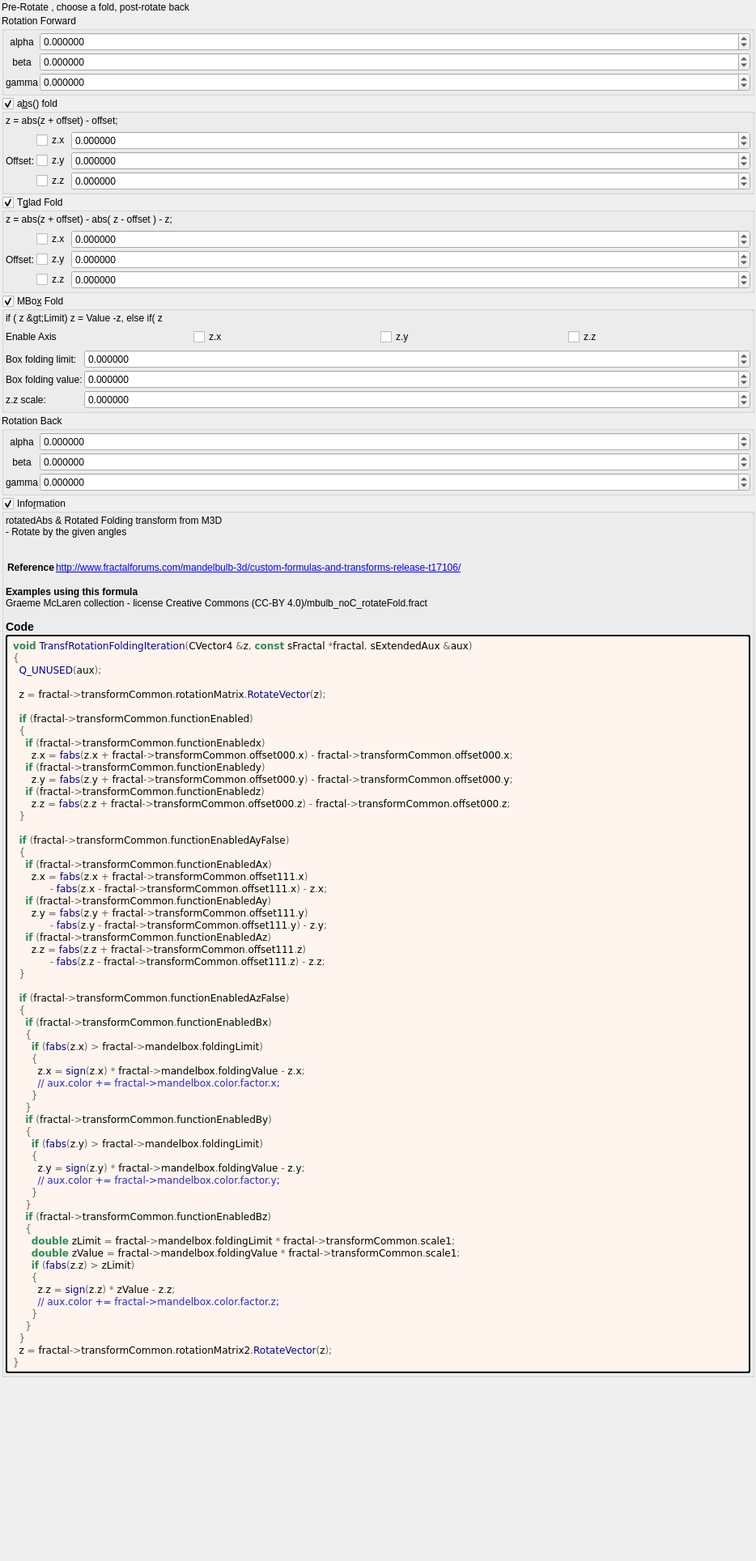
<?xml version="1.0" encoding="UTF-8"?>
<ui version="4.0">
 <class>transf_rotation_folding</class>
 <widget class="QWidget" name="Form">
  <property name="geometry">
   <rect>
    <x>0</x>
    <y>0</y>
    <width>934</width>
    <height>1928</height>
   </rect>
  </property>
  <property name="windowTitle">
   <string notr="true">transf_rotation_folding</string>
  </property>
  <layout class="QVBoxLayout" name="verticalLayout">
   <property name="spacing">
    <number>2</number>
   </property>
   <property name="leftMargin">
    <number>2</number>
   </property>
   <property name="topMargin">
    <number>2</number>
   </property>
   <property name="rightMargin">
    <number>2</number>
   </property>
   <property name="bottomMargin">
    <number>2</number>
   </property>
   <item>
    <widget class="QLabel" name="label_167">
     <property name="text">
      <string>Pre-Rotate , choose a fold, post-rotate back</string>
     </property>
    </widget>
   </item>
   <item>
    <widget class="QGroupBox" name="groupBox">
     <property name="title">
      <string>Rotation Forward</string>
     </property>
     <layout class="QVBoxLayout" name="verticalLayout_3">
      <property name="leftMargin">
       <number>2</number>
      </property>
      <property name="topMargin">
       <number>2</number>
      </property>
      <property name="rightMargin">
       <number>2</number>
      </property>
      <property name="bottomMargin">
       <number>2</number>
      </property>
      <item>
       <layout class="QGridLayout" name="gridLayout_2" columnstretch="0,1">
        <property name="spacing">
         <number>2</number>
        </property>
        <item row="2" column="1">
         <widget class="MyDoubleSpinBox" name="spinboxd3_transf_rotation_z">
          <property name="sizePolicy">
           <sizepolicy hsizetype="Minimum" vsizetype="Maximum">
            <horstretch>0</horstretch>
            <verstretch>0</verstretch>
           </sizepolicy>
          </property>
          <property name="prefix">
           <string/>
          </property>
          <property name="suffix">
           <string/>
          </property>
          <property name="decimals">
           <number>6</number>
          </property>
          <property name="minimum">
           <double>-180.000000000000000</double>
          </property>
          <property name="maximum">
           <double>180.000000000000000</double>
          </property>
          <property name="singleStep">
           <double>1.000000000000000</double>
          </property>
         </widget>
        </item>
        <item row="0" column="1">
         <widget class="MyDoubleSpinBox" name="spinboxd3_transf_rotation_x">
          <property name="sizePolicy">
           <sizepolicy hsizetype="Minimum" vsizetype="Maximum">
            <horstretch>0</horstretch>
            <verstretch>0</verstretch>
           </sizepolicy>
          </property>
          <property name="prefix">
           <string/>
          </property>
          <property name="suffix">
           <string/>
          </property>
          <property name="decimals">
           <number>6</number>
          </property>
          <property name="minimum">
           <double>-180.000000000000000</double>
          </property>
          <property name="maximum">
           <double>180.000000000000000</double>
          </property>
          <property name="singleStep">
           <double>1.000000000000000</double>
          </property>
         </widget>
        </item>
        <item row="0" column="0">
         <widget class="QLabel" name="label_13">
          <property name="text">
           <string notr="true">alpha</string>
          </property>
          <property name="alignment">
           <set>Qt::AlignCenter</set>
          </property>
         </widget>
        </item>
        <item row="1" column="1">
         <widget class="MyDoubleSpinBox" name="spinboxd3_transf_rotation_y">
          <property name="sizePolicy">
           <sizepolicy hsizetype="Minimum" vsizetype="Maximum">
            <horstretch>0</horstretch>
            <verstretch>0</verstretch>
           </sizepolicy>
          </property>
          <property name="prefix">
           <string/>
          </property>
          <property name="suffix">
           <string/>
          </property>
          <property name="decimals">
           <number>6</number>
          </property>
          <property name="minimum">
           <double>-180.000000000000000</double>
          </property>
          <property name="maximum">
           <double>180.000000000000000</double>
          </property>
          <property name="singleStep">
           <double>1.000000000000000</double>
          </property>
         </widget>
        </item>
        <item row="2" column="0">
         <widget class="QLabel" name="label_15">
          <property name="text">
           <string notr="true">gamma</string>
          </property>
          <property name="alignment">
           <set>Qt::AlignCenter</set>
          </property>
         </widget>
        </item>
        <item row="1" column="0">
         <widget class="QLabel" name="label_14">
          <property name="text">
           <string notr="true">beta</string>
          </property>
          <property name="alignment">
           <set>Qt::AlignCenter</set>
          </property>
         </widget>
        </item>
       </layout>
      </item>
     </layout>
    </widget>
   </item>
   <item>
    <widget class="MyGroupBox" name="groupCheck_transf_function_enabled">
     <property name="title">
      <string>a&amp;bs() fold</string>
     </property>
     <property name="checkable">
      <bool>true</bool>
     </property>
     <layout class="QVBoxLayout" name="verticalLayout_4">
      <property name="leftMargin">
       <number>2</number>
      </property>
      <property name="topMargin">
       <number>2</number>
      </property>
      <property name="rightMargin">
       <number>2</number>
      </property>
      <property name="bottomMargin">
       <number>2</number>
      </property>
      <item>
       <widget class="QLabel" name="label_171">
        <property name="text">
         <string>z = abs(z + offset) - offset;</string>
        </property>
       </widget>
      </item>
      <item>
       <layout class="QGridLayout" name="gridLayout_44" columnstretch="0,0,1">
        <property name="spacing">
         <number>2</number>
        </property>
        <item row="2" column="2">
         <widget class="MyDoubleSpinBox" name="spinbox3_transf_offset_000_z">
          <property name="sizePolicy">
           <sizepolicy hsizetype="Minimum" vsizetype="Maximum">
            <horstretch>0</horstretch>
            <verstretch>0</verstretch>
           </sizepolicy>
          </property>
          <property name="prefix">
           <string/>
          </property>
          <property name="suffix">
           <string/>
          </property>
          <property name="decimals">
           <number>6</number>
          </property>
          <property name="minimum">
           <double>-180.000000000000000</double>
          </property>
          <property name="maximum">
           <double>180.000000000000000</double>
          </property>
          <property name="singleStep">
           <double>0.100000000000000</double>
          </property>
         </widget>
        </item>
        <item row="1" column="0">
         <widget class="QLabel" name="label_166">
          <property name="text">
           <string>Offset:</string>
          </property>
         </widget>
        </item>
        <item row="2" column="1">
         <widget class="MyCheckBox" name="checkBox_transf_function_enabledz">
          <property name="text">
           <string notr="true">z.z</string>
          </property>
         </widget>
        </item>
        <item row="1" column="2">
         <widget class="MyDoubleSpinBox" name="spinbox3_transf_offset_000_y">
          <property name="sizePolicy">
           <sizepolicy hsizetype="Minimum" vsizetype="Maximum">
            <horstretch>0</horstretch>
            <verstretch>0</verstretch>
           </sizepolicy>
          </property>
          <property name="prefix">
           <string/>
          </property>
          <property name="suffix">
           <string/>
          </property>
          <property name="decimals">
           <number>6</number>
          </property>
          <property name="minimum">
           <double>-180.000000000000000</double>
          </property>
          <property name="maximum">
           <double>180.000000000000000</double>
          </property>
          <property name="singleStep">
           <double>0.100000000000000</double>
          </property>
         </widget>
        </item>
        <item row="0" column="1">
         <widget class="MyCheckBox" name="checkBox_transf_function_enabledx">
          <property name="text">
           <string notr="true">z.x</string>
          </property>
         </widget>
        </item>
        <item row="1" column="1">
         <widget class="MyCheckBox" name="checkBox_transf_function_enabledy">
          <property name="text">
           <string notr="true">z.y</string>
          </property>
         </widget>
        </item>
        <item row="0" column="2">
         <widget class="MyDoubleSpinBox" name="spinbox3_transf_offset_000_x">
          <property name="sizePolicy">
           <sizepolicy hsizetype="Minimum" vsizetype="Maximum">
            <horstretch>0</horstretch>
            <verstretch>0</verstretch>
           </sizepolicy>
          </property>
          <property name="prefix">
           <string/>
          </property>
          <property name="suffix">
           <string/>
          </property>
          <property name="decimals">
           <number>6</number>
          </property>
          <property name="minimum">
           <double>-180.000000000000000</double>
          </property>
          <property name="maximum">
           <double>180.000000000000000</double>
          </property>
          <property name="singleStep">
           <double>0.100000000000000</double>
          </property>
         </widget>
        </item>
       </layout>
      </item>
     </layout>
    </widget>
   </item>
   <item>
    <widget class="MyGroupBox" name="groupCheck_transf_function_enabledAy_false">
     <property name="title">
      <string>T&amp;glad Fold</string>
     </property>
     <property name="checkable">
      <bool>true</bool>
     </property>
     <layout class="QVBoxLayout" name="verticalLayout_5">
      <property name="leftMargin">
       <number>2</number>
      </property>
      <property name="topMargin">
       <number>2</number>
      </property>
      <property name="rightMargin">
       <number>2</number>
      </property>
      <property name="bottomMargin">
       <number>2</number>
      </property>
      <item>
       <widget class="QLabel" name="label_173">
        <property name="text">
         <string>z = abs(z + offset) - abs( z - offset ) - z;</string>
        </property>
       </widget>
      </item>
      <item>
       <layout class="QGridLayout" name="gridLayout_46" columnstretch="0,0,1">
        <property name="spacing">
         <number>2</number>
        </property>
        <item row="1" column="1">
         <widget class="MyCheckBox" name="checkBox_transf_function_enabledAy">
          <property name="text">
           <string notr="true">z.y</string>
          </property>
         </widget>
        </item>
        <item row="0" column="1">
         <widget class="MyCheckBox" name="checkBox_transf_function_enabledAx">
          <property name="text">
           <string notr="true">z.x</string>
          </property>
         </widget>
        </item>
        <item row="2" column="1">
         <widget class="MyCheckBox" name="checkBox_transf_function_enabledAz">
          <property name="text">
           <string notr="true">z.z</string>
          </property>
         </widget>
        </item>
        <item row="2" column="2">
         <widget class="MyDoubleSpinBox" name="spinbox3_transf_offset_111_z">
          <property name="sizePolicy">
           <sizepolicy hsizetype="Minimum" vsizetype="Maximum">
            <horstretch>0</horstretch>
            <verstretch>0</verstretch>
           </sizepolicy>
          </property>
          <property name="prefix">
           <string/>
          </property>
          <property name="suffix">
           <string/>
          </property>
          <property name="decimals">
           <number>6</number>
          </property>
          <property name="minimum">
           <double>-180.000000000000000</double>
          </property>
          <property name="maximum">
           <double>180.000000000000000</double>
          </property>
          <property name="singleStep">
           <double>0.100000000000000</double>
          </property>
         </widget>
        </item>
        <item row="1" column="2">
         <widget class="MyDoubleSpinBox" name="spinbox3_transf_offset_111_y">
          <property name="sizePolicy">
           <sizepolicy hsizetype="Minimum" vsizetype="Maximum">
            <horstretch>0</horstretch>
            <verstretch>0</verstretch>
           </sizepolicy>
          </property>
          <property name="prefix">
           <string/>
          </property>
          <property name="suffix">
           <string/>
          </property>
          <property name="decimals">
           <number>6</number>
          </property>
          <property name="minimum">
           <double>-180.000000000000000</double>
          </property>
          <property name="maximum">
           <double>180.000000000000000</double>
          </property>
          <property name="singleStep">
           <double>0.100000000000000</double>
          </property>
         </widget>
        </item>
        <item row="1" column="0">
         <widget class="QLabel" name="label_169">
          <property name="text">
           <string>Offset:</string>
          </property>
         </widget>
        </item>
        <item row="0" column="2">
         <widget class="MyDoubleSpinBox" name="spinbox3_transf_offset_111_x">
          <property name="sizePolicy">
           <sizepolicy hsizetype="Minimum" vsizetype="Maximum">
            <horstretch>0</horstretch>
            <verstretch>0</verstretch>
           </sizepolicy>
          </property>
          <property name="prefix">
           <string/>
          </property>
          <property name="suffix">
           <string/>
          </property>
          <property name="decimals">
           <number>6</number>
          </property>
          <property name="minimum">
           <double>-180.000000000000000</double>
          </property>
          <property name="maximum">
           <double>180.000000000000000</double>
          </property>
          <property name="singleStep">
           <double>0.100000000000000</double>
          </property>
         </widget>
        </item>
       </layout>
      </item>
     </layout>
    </widget>
   </item>
   <item>
    <widget class="MyGroupBox" name="groupCheck_transf_function_enabledAz_false">
     <property name="title">
      <string>MBo&amp;x Fold</string>
     </property>
     <property name="checkable">
      <bool>true</bool>
     </property>
     <layout class="QVBoxLayout" name="verticalLayout_6">
      <property name="leftMargin">
       <number>2</number>
      </property>
      <property name="topMargin">
       <number>2</number>
      </property>
      <property name="rightMargin">
       <number>2</number>
      </property>
      <property name="bottomMargin">
       <number>2</number>
      </property>
      <item>
       <widget class="QLabel" name="label_8">
        <property name="text">
         <string>if ( z &gt;Limit) z = Value -z, else if( z &lt;Limit) z = - Value - z,</string>
        </property>
        <property name="wordWrap">
         <bool>true</bool>
        </property>
       </widget>
      </item>
      <item>
       <layout class="QGridLayout" name="gridLayout">
        <item row="1" column="1">
         <widget class="MyCheckBox" name="checkBox_transf_function_enabledBx">
          <property name="text">
           <string notr="true">z.x</string>
          </property>
         </widget>
        </item>
        <item row="1" column="0">
         <widget class="QLabel" name="label_170">
          <property name="text">
           <string>Enable Axis</string>
          </property>
         </widget>
        </item>
        <item row="1" column="3">
         <widget class="MyCheckBox" name="checkBox_transf_function_enabledBz">
          <property name="text">
           <string notr="true">z.z</string>
          </property>
         </widget>
        </item>
        <item row="1" column="2">
         <widget class="MyCheckBox" name="checkBox_transf_function_enabledBy">
          <property name="text">
           <string notr="true">z.y</string>
          </property>
         </widget>
        </item>
       </layout>
      </item>
      <item>
       <layout class="QGridLayout" name="gridLayout_12" columnstretch="0,1">
        <property name="spacing">
         <number>2</number>
        </property>
        <item row="1" column="1">
         <widget class="MyDoubleSpinBox" name="spinbox_mandelbox_folding_value">
          <property name="sizePolicy">
           <sizepolicy hsizetype="Minimum" vsizetype="Maximum">
            <horstretch>0</horstretch>
            <verstretch>0</verstretch>
           </sizepolicy>
          </property>
          <property name="prefix">
           <string/>
          </property>
          <property name="suffix">
           <string/>
          </property>
          <property name="decimals">
           <number>6</number>
          </property>
          <property name="minimum">
           <double>-100.000000000000000</double>
          </property>
          <property name="maximum">
           <double>100.000000000000000</double>
          </property>
          <property name="singleStep">
           <double>0.100000000000000</double>
          </property>
         </widget>
        </item>
        <item row="0" column="1">
         <widget class="MyDoubleSpinBox" name="spinbox_mandelbox_folding_limit">
          <property name="sizePolicy">
           <sizepolicy hsizetype="Minimum" vsizetype="Maximum">
            <horstretch>0</horstretch>
            <verstretch>0</verstretch>
           </sizepolicy>
          </property>
          <property name="prefix">
           <string/>
          </property>
          <property name="suffix">
           <string/>
          </property>
          <property name="decimals">
           <number>6</number>
          </property>
          <property name="minimum">
           <double>-100.000000000000000</double>
          </property>
          <property name="maximum">
           <double>100.000000000000000</double>
          </property>
          <property name="singleStep">
           <double>0.100000000000000</double>
          </property>
         </widget>
        </item>
        <item row="1" column="0">
         <widget class="QLabel" name="label_46">
          <property name="text">
           <string>Box folding value:</string>
          </property>
         </widget>
        </item>
        <item row="0" column="0">
         <widget class="QLabel" name="label_47">
          <property name="text">
           <string>Box folding limit:</string>
          </property>
         </widget>
        </item>
        <item row="2" column="1">
         <widget class="MyDoubleSpinBox" name="spinbox_transf_scale_1">
          <property name="sizePolicy">
           <sizepolicy hsizetype="Minimum" vsizetype="Maximum">
            <horstretch>0</horstretch>
            <verstretch>0</verstretch>
           </sizepolicy>
          </property>
          <property name="prefix">
           <string/>
          </property>
          <property name="suffix">
           <string/>
          </property>
          <property name="decimals">
           <number>6</number>
          </property>
          <property name="minimum">
           <double>-9.990000000000000</double>
          </property>
          <property name="maximum">
           <double>9.990000000000000</double>
          </property>
          <property name="singleStep">
           <double>0.100000000000000</double>
          </property>
         </widget>
        </item>
        <item row="2" column="0">
         <widget class="QLabel" name="label_172">
          <property name="text">
           <string>z.z scale:</string>
          </property>
         </widget>
        </item>
       </layout>
      </item>
     </layout>
    </widget>
   </item>
   <item>
    <widget class="QGroupBox" name="groupBox_2">
     <property name="title">
      <string>Rotation Back</string>
     </property>
     <layout class="QVBoxLayout" name="verticalLayout_7">
      <property name="leftMargin">
       <number>2</number>
      </property>
      <property name="topMargin">
       <number>2</number>
      </property>
      <property name="rightMargin">
       <number>2</number>
      </property>
      <property name="bottomMargin">
       <number>2</number>
      </property>
      <item>
       <layout class="QGridLayout" name="gridLayout_10" columnstretch="0,1">
        <property name="spacing">
         <number>2</number>
        </property>
        <item row="2" column="1">
         <widget class="MyDoubleSpinBox" name="spinboxd3_transf_rotation2_y">
          <property name="sizePolicy">
           <sizepolicy hsizetype="Minimum" vsizetype="Maximum">
            <horstretch>0</horstretch>
            <verstretch>0</verstretch>
           </sizepolicy>
          </property>
          <property name="prefix">
           <string/>
          </property>
          <property name="suffix">
           <string/>
          </property>
          <property name="decimals">
           <number>6</number>
          </property>
          <property name="minimum">
           <double>-180.000000000000000</double>
          </property>
          <property name="maximum">
           <double>180.000000000000000</double>
          </property>
          <property name="singleStep">
           <double>1.000000000000000</double>
          </property>
         </widget>
        </item>
        <item row="3" column="0">
         <widget class="QLabel" name="label_36">
          <property name="text">
           <string notr="true">gamma</string>
          </property>
          <property name="alignment">
           <set>Qt::AlignCenter</set>
          </property>
         </widget>
        </item>
        <item row="1" column="1">
         <widget class="MyDoubleSpinBox" name="spinboxd3_transf_rotation2_x">
          <property name="sizePolicy">
           <sizepolicy hsizetype="Minimum" vsizetype="Maximum">
            <horstretch>0</horstretch>
            <verstretch>0</verstretch>
           </sizepolicy>
          </property>
          <property name="prefix">
           <string/>
          </property>
          <property name="suffix">
           <string/>
          </property>
          <property name="decimals">
           <number>6</number>
          </property>
          <property name="minimum">
           <double>-180.000000000000000</double>
          </property>
          <property name="maximum">
           <double>180.000000000000000</double>
          </property>
          <property name="singleStep">
           <double>1.000000000000000</double>
          </property>
         </widget>
        </item>
        <item row="1" column="0">
         <widget class="QLabel" name="label_35">
          <property name="text">
           <string notr="true">alpha</string>
          </property>
          <property name="alignment">
           <set>Qt::AlignCenter</set>
          </property>
         </widget>
        </item>
        <item row="3" column="1">
         <widget class="MyDoubleSpinBox" name="spinboxd3_transf_rotation2_z">
          <property name="sizePolicy">
           <sizepolicy hsizetype="Minimum" vsizetype="Maximum">
            <horstretch>0</horstretch>
            <verstretch>0</verstretch>
           </sizepolicy>
          </property>
          <property name="prefix">
           <string/>
          </property>
          <property name="suffix">
           <string/>
          </property>
          <property name="decimals">
           <number>6</number>
          </property>
          <property name="minimum">
           <double>-180.000000000000000</double>
          </property>
          <property name="maximum">
           <double>180.000000000000000</double>
          </property>
          <property name="singleStep">
           <double>1.000000000000000</double>
          </property>
         </widget>
        </item>
        <item row="2" column="0">
         <widget class="QLabel" name="label_34">
          <property name="text">
           <string notr="true">beta</string>
          </property>
          <property name="alignment">
           <set>Qt::AlignCenter</set>
          </property>
         </widget>
        </item>
       </layout>
      </item>
     </layout>
    </widget>
   </item>
   <item>
    <widget class="MyGroupBox" name="groupCheck_info">
     <property name="title">
      <string>Info&amp;rmation</string>
     </property>
     <property name="flat">
      <bool>false</bool>
     </property>
     <property name="checkable">
      <bool>true</bool>
     </property>
     <layout class="QVBoxLayout" name="verticalLayout_2">
      <property name="spacing">
       <number>2</number>
      </property>
      <property name="leftMargin">
       <number>2</number>
      </property>
      <property name="topMargin">
       <number>2</number>
      </property>
      <property name="rightMargin">
       <number>2</number>
      </property>
      <property name="bottomMargin">
       <number>2</number>
      </property>
      <item>
       <widget class="QLabel" name="label_information_general">
        <property name="text">
         <string notr="true">&lt;p&gt;rotatedAbs &amp; Rotated Folding transform from M3D&lt;br&gt;- Rotate by the given angles&lt;br&gt;&lt;br&gt;&lt;/p&gt;&lt;table&gt;
&lt;tr&gt;&lt;th&gt;Reference&lt;/th&gt;&lt;td&gt;&lt;a href=&quot;http://www.fractalforums.com/mandelbulb-3d/custom-formulas-and-transforms-release-t17106/&quot;&gt;http://www.fractalforums.com/mandelbulb-3d/custom-formulas-and-transforms-release-t17106/&lt;br&gt;
&lt;/td&gt;&lt;/tr&gt;
&lt;/table&gt;
&lt;br&gt;&lt;b&gt;Examples using this formula&lt;/b&gt;&lt;br&gt;Graeme McLaren  collection - license Creative Commons  (CC-BY 4.0)/mbulb_noC_rotateFold.fract&lt;h3&gt;Code&lt;/h3&gt;</string>
        </property>
        <property name="wordWrap">
         <bool>true</bool>
        </property>
        <property name="openExternalLinks">
         <bool>true</bool>
        </property>
        <property name="textInteractionFlags">
         <set>Qt::LinksAccessibleByMouse|Qt::TextSelectableByMouse</set>
        </property>
       </widget>
      </item>
      <item>
       <widget class="QLabel" name="label_code_content">
        <property name="styleSheet">
         <string notr="true">border-style: outset; border-width: 2px; border-radius: 3px; border-color: black; background-color: #fff5ee; padding: 4px;</string>
        </property>
        <property name="text">
         <string notr="true">&lt;body style=&quot;background-color:#fff5ee&quot;&gt;
&lt;pre style=&quot;color:#000000; background-color:#fff5ee;  font-family:'Courier New',monospace;&quot;&gt;&lt;span style=&quot;color:#2e8b57; font-weight:bold&quot;&gt;void&lt;/span&gt; &lt;span style=&quot;color:#00008f&quot;&gt;TransfRotationFoldingIteration&lt;/span&gt;&lt;span style=&quot;color:#676767&quot;&gt;(&lt;/span&gt;CVector4 &lt;span style=&quot;color:#676767&quot;&gt;&amp;amp;&lt;/span&gt;z&lt;span style=&quot;color:#676767&quot;&gt;,&lt;/span&gt; &lt;span style=&quot;color:#2e8b57; font-weight:bold&quot;&gt;const&lt;/span&gt; sFractal &lt;span style=&quot;color:#676767&quot;&gt;*&lt;/span&gt;fractal&lt;span style=&quot;color:#676767&quot;&gt;,&lt;/span&gt; sExtendedAux &lt;span style=&quot;color:#676767&quot;&gt;&amp;amp;&lt;/span&gt;aux&lt;span style=&quot;color:#676767&quot;&gt;)&lt;/span&gt;
&lt;span style=&quot;color:#676767&quot;&gt;{&lt;/span&gt;
  &lt;span style=&quot;color:#00008f&quot;&gt;Q_UNUSED&lt;/span&gt;&lt;span style=&quot;color:#676767&quot;&gt;(&lt;/span&gt;aux&lt;span style=&quot;color:#676767&quot;&gt;);&lt;/span&gt;

  z &lt;span style=&quot;color:#676767&quot;&gt;=&lt;/span&gt; fractal&lt;span style=&quot;color:#676767&quot;&gt;-&amp;gt;&lt;/span&gt;transformCommon&lt;span style=&quot;color:#676767&quot;&gt;.&lt;/span&gt;rotationMatrix&lt;span style=&quot;color:#676767&quot;&gt;.&lt;/span&gt;&lt;span style=&quot;color:#00008f&quot;&gt;RotateVector&lt;/span&gt;&lt;span style=&quot;color:#676767&quot;&gt;(&lt;/span&gt;z&lt;span style=&quot;color:#676767&quot;&gt;);&lt;/span&gt;

  &lt;span style=&quot;color:#2e8b57; font-weight:bold&quot;&gt;if&lt;/span&gt; &lt;span style=&quot;color:#676767&quot;&gt;(&lt;/span&gt;fractal&lt;span style=&quot;color:#676767&quot;&gt;-&amp;gt;&lt;/span&gt;transformCommon&lt;span style=&quot;color:#676767&quot;&gt;.&lt;/span&gt;functionEnabled&lt;span style=&quot;color:#676767&quot;&gt;)&lt;/span&gt;
  &lt;span style=&quot;color:#676767&quot;&gt;{&lt;/span&gt;
    &lt;span style=&quot;color:#2e8b57; font-weight:bold&quot;&gt;if&lt;/span&gt; &lt;span style=&quot;color:#676767&quot;&gt;(&lt;/span&gt;fractal&lt;span style=&quot;color:#676767&quot;&gt;-&amp;gt;&lt;/span&gt;transformCommon&lt;span style=&quot;color:#676767&quot;&gt;.&lt;/span&gt;functionEnabledx&lt;span style=&quot;color:#676767&quot;&gt;)&lt;/span&gt;
      z&lt;span style=&quot;color:#676767&quot;&gt;.&lt;/span&gt;x &lt;span style=&quot;color:#676767&quot;&gt;=&lt;/span&gt; &lt;span style=&quot;color:#00008f&quot;&gt;fabs&lt;/span&gt;&lt;span style=&quot;color:#676767&quot;&gt;(&lt;/span&gt;z&lt;span style=&quot;color:#676767&quot;&gt;.&lt;/span&gt;x &lt;span style=&quot;color:#676767&quot;&gt;+&lt;/span&gt; fractal&lt;span style=&quot;color:#676767&quot;&gt;-&amp;gt;&lt;/span&gt;transformCommon&lt;span style=&quot;color:#676767&quot;&gt;.&lt;/span&gt;offset000&lt;span style=&quot;color:#676767&quot;&gt;.&lt;/span&gt;x&lt;span style=&quot;color:#676767&quot;&gt;) -&lt;/span&gt; fractal&lt;span style=&quot;color:#676767&quot;&gt;-&amp;gt;&lt;/span&gt;transformCommon&lt;span style=&quot;color:#676767&quot;&gt;.&lt;/span&gt;offset000&lt;span style=&quot;color:#676767&quot;&gt;.&lt;/span&gt;x&lt;span style=&quot;color:#676767&quot;&gt;;&lt;/span&gt;
    &lt;span style=&quot;color:#2e8b57; font-weight:bold&quot;&gt;if&lt;/span&gt; &lt;span style=&quot;color:#676767&quot;&gt;(&lt;/span&gt;fractal&lt;span style=&quot;color:#676767&quot;&gt;-&amp;gt;&lt;/span&gt;transformCommon&lt;span style=&quot;color:#676767&quot;&gt;.&lt;/span&gt;functionEnabledy&lt;span style=&quot;color:#676767&quot;&gt;)&lt;/span&gt;
      z&lt;span style=&quot;color:#676767&quot;&gt;.&lt;/span&gt;y &lt;span style=&quot;color:#676767&quot;&gt;=&lt;/span&gt; &lt;span style=&quot;color:#00008f&quot;&gt;fabs&lt;/span&gt;&lt;span style=&quot;color:#676767&quot;&gt;(&lt;/span&gt;z&lt;span style=&quot;color:#676767&quot;&gt;.&lt;/span&gt;y &lt;span style=&quot;color:#676767&quot;&gt;+&lt;/span&gt; fractal&lt;span style=&quot;color:#676767&quot;&gt;-&amp;gt;&lt;/span&gt;transformCommon&lt;span style=&quot;color:#676767&quot;&gt;.&lt;/span&gt;offset000&lt;span style=&quot;color:#676767&quot;&gt;.&lt;/span&gt;y&lt;span style=&quot;color:#676767&quot;&gt;) -&lt;/span&gt; fractal&lt;span style=&quot;color:#676767&quot;&gt;-&amp;gt;&lt;/span&gt;transformCommon&lt;span style=&quot;color:#676767&quot;&gt;.&lt;/span&gt;offset000&lt;span style=&quot;color:#676767&quot;&gt;.&lt;/span&gt;y&lt;span style=&quot;color:#676767&quot;&gt;;&lt;/span&gt;
    &lt;span style=&quot;color:#2e8b57; font-weight:bold&quot;&gt;if&lt;/span&gt; &lt;span style=&quot;color:#676767&quot;&gt;(&lt;/span&gt;fractal&lt;span style=&quot;color:#676767&quot;&gt;-&amp;gt;&lt;/span&gt;transformCommon&lt;span style=&quot;color:#676767&quot;&gt;.&lt;/span&gt;functionEnabledz&lt;span style=&quot;color:#676767&quot;&gt;)&lt;/span&gt;
      z&lt;span style=&quot;color:#676767&quot;&gt;.&lt;/span&gt;z &lt;span style=&quot;color:#676767&quot;&gt;=&lt;/span&gt; &lt;span style=&quot;color:#00008f&quot;&gt;fabs&lt;/span&gt;&lt;span style=&quot;color:#676767&quot;&gt;(&lt;/span&gt;z&lt;span style=&quot;color:#676767&quot;&gt;.&lt;/span&gt;z &lt;span style=&quot;color:#676767&quot;&gt;+&lt;/span&gt; fractal&lt;span style=&quot;color:#676767&quot;&gt;-&amp;gt;&lt;/span&gt;transformCommon&lt;span style=&quot;color:#676767&quot;&gt;.&lt;/span&gt;offset000&lt;span style=&quot;color:#676767&quot;&gt;.&lt;/span&gt;z&lt;span style=&quot;color:#676767&quot;&gt;) -&lt;/span&gt; fractal&lt;span style=&quot;color:#676767&quot;&gt;-&amp;gt;&lt;/span&gt;transformCommon&lt;span style=&quot;color:#676767&quot;&gt;.&lt;/span&gt;offset000&lt;span style=&quot;color:#676767&quot;&gt;.&lt;/span&gt;z&lt;span style=&quot;color:#676767&quot;&gt;;&lt;/span&gt;
  &lt;span style=&quot;color:#676767&quot;&gt;}&lt;/span&gt;

  &lt;span style=&quot;color:#2e8b57; font-weight:bold&quot;&gt;if&lt;/span&gt; &lt;span style=&quot;color:#676767&quot;&gt;(&lt;/span&gt;fractal&lt;span style=&quot;color:#676767&quot;&gt;-&amp;gt;&lt;/span&gt;transformCommon&lt;span style=&quot;color:#676767&quot;&gt;.&lt;/span&gt;functionEnabledAyFalse&lt;span style=&quot;color:#676767&quot;&gt;)&lt;/span&gt;
  &lt;span style=&quot;color:#676767&quot;&gt;{&lt;/span&gt;
    &lt;span style=&quot;color:#2e8b57; font-weight:bold&quot;&gt;if&lt;/span&gt; &lt;span style=&quot;color:#676767&quot;&gt;(&lt;/span&gt;fractal&lt;span style=&quot;color:#676767&quot;&gt;-&amp;gt;&lt;/span&gt;transformCommon&lt;span style=&quot;color:#676767&quot;&gt;.&lt;/span&gt;functionEnabledAx&lt;span style=&quot;color:#676767&quot;&gt;)&lt;/span&gt;
      z&lt;span style=&quot;color:#676767&quot;&gt;.&lt;/span&gt;x &lt;span style=&quot;color:#676767&quot;&gt;=&lt;/span&gt; &lt;span style=&quot;color:#00008f&quot;&gt;fabs&lt;/span&gt;&lt;span style=&quot;color:#676767&quot;&gt;(&lt;/span&gt;z&lt;span style=&quot;color:#676767&quot;&gt;.&lt;/span&gt;x &lt;span style=&quot;color:#676767&quot;&gt;+&lt;/span&gt; fractal&lt;span style=&quot;color:#676767&quot;&gt;-&amp;gt;&lt;/span&gt;transformCommon&lt;span style=&quot;color:#676767&quot;&gt;.&lt;/span&gt;offset111&lt;span style=&quot;color:#676767&quot;&gt;.&lt;/span&gt;x&lt;span style=&quot;color:#676767&quot;&gt;)&lt;/span&gt;
            &lt;span style=&quot;color:#676767&quot;&gt;-&lt;/span&gt; &lt;span style=&quot;color:#00008f&quot;&gt;fabs&lt;/span&gt;&lt;span style=&quot;color:#676767&quot;&gt;(&lt;/span&gt;z&lt;span style=&quot;color:#676767&quot;&gt;.&lt;/span&gt;x &lt;span style=&quot;color:#676767&quot;&gt;-&lt;/span&gt; fractal&lt;span style=&quot;color:#676767&quot;&gt;-&amp;gt;&lt;/span&gt;transformCommon&lt;span style=&quot;color:#676767&quot;&gt;.&lt;/span&gt;offset111&lt;span style=&quot;color:#676767&quot;&gt;.&lt;/span&gt;x&lt;span style=&quot;color:#676767&quot;&gt;) -&lt;/span&gt; z&lt;span style=&quot;color:#676767&quot;&gt;.&lt;/span&gt;x&lt;span style=&quot;color:#676767&quot;&gt;;&lt;/span&gt;
    &lt;span style=&quot;color:#2e8b57; font-weight:bold&quot;&gt;if&lt;/span&gt; &lt;span style=&quot;color:#676767&quot;&gt;(&lt;/span&gt;fractal&lt;span style=&quot;color:#676767&quot;&gt;-&amp;gt;&lt;/span&gt;transformCommon&lt;span style=&quot;color:#676767&quot;&gt;.&lt;/span&gt;functionEnabledAy&lt;span style=&quot;color:#676767&quot;&gt;)&lt;/span&gt;
      z&lt;span style=&quot;color:#676767&quot;&gt;.&lt;/span&gt;y &lt;span style=&quot;color:#676767&quot;&gt;=&lt;/span&gt; &lt;span style=&quot;color:#00008f&quot;&gt;fabs&lt;/span&gt;&lt;span style=&quot;color:#676767&quot;&gt;(&lt;/span&gt;z&lt;span style=&quot;color:#676767&quot;&gt;.&lt;/span&gt;y &lt;span style=&quot;color:#676767&quot;&gt;+&lt;/span&gt; fractal&lt;span style=&quot;color:#676767&quot;&gt;-&amp;gt;&lt;/span&gt;transformCommon&lt;span style=&quot;color:#676767&quot;&gt;.&lt;/span&gt;offset111&lt;span style=&quot;color:#676767&quot;&gt;.&lt;/span&gt;y&lt;span style=&quot;color:#676767&quot;&gt;)&lt;/span&gt;
            &lt;span style=&quot;color:#676767&quot;&gt;-&lt;/span&gt; &lt;span style=&quot;color:#00008f&quot;&gt;fabs&lt;/span&gt;&lt;span style=&quot;color:#676767&quot;&gt;(&lt;/span&gt;z&lt;span style=&quot;color:#676767&quot;&gt;.&lt;/span&gt;y &lt;span style=&quot;color:#676767&quot;&gt;-&lt;/span&gt; fractal&lt;span style=&quot;color:#676767&quot;&gt;-&amp;gt;&lt;/span&gt;transformCommon&lt;span style=&quot;color:#676767&quot;&gt;.&lt;/span&gt;offset111&lt;span style=&quot;color:#676767&quot;&gt;.&lt;/span&gt;y&lt;span style=&quot;color:#676767&quot;&gt;) -&lt;/span&gt; z&lt;span style=&quot;color:#676767&quot;&gt;.&lt;/span&gt;y&lt;span style=&quot;color:#676767&quot;&gt;;&lt;/span&gt;
    &lt;span style=&quot;color:#2e8b57; font-weight:bold&quot;&gt;if&lt;/span&gt; &lt;span style=&quot;color:#676767&quot;&gt;(&lt;/span&gt;fractal&lt;span style=&quot;color:#676767&quot;&gt;-&amp;gt;&lt;/span&gt;transformCommon&lt;span style=&quot;color:#676767&quot;&gt;.&lt;/span&gt;functionEnabledAz&lt;span style=&quot;color:#676767&quot;&gt;)&lt;/span&gt;
      z&lt;span style=&quot;color:#676767&quot;&gt;.&lt;/span&gt;z &lt;span style=&quot;color:#676767&quot;&gt;=&lt;/span&gt; &lt;span style=&quot;color:#00008f&quot;&gt;fabs&lt;/span&gt;&lt;span style=&quot;color:#676767&quot;&gt;(&lt;/span&gt;z&lt;span style=&quot;color:#676767&quot;&gt;.&lt;/span&gt;z &lt;span style=&quot;color:#676767&quot;&gt;+&lt;/span&gt; fractal&lt;span style=&quot;color:#676767&quot;&gt;-&amp;gt;&lt;/span&gt;transformCommon&lt;span style=&quot;color:#676767&quot;&gt;.&lt;/span&gt;offset111&lt;span style=&quot;color:#676767&quot;&gt;.&lt;/span&gt;z&lt;span style=&quot;color:#676767&quot;&gt;)&lt;/span&gt;
            &lt;span style=&quot;color:#676767&quot;&gt;-&lt;/span&gt; &lt;span style=&quot;color:#00008f&quot;&gt;fabs&lt;/span&gt;&lt;span style=&quot;color:#676767&quot;&gt;(&lt;/span&gt;z&lt;span style=&quot;color:#676767&quot;&gt;.&lt;/span&gt;z &lt;span style=&quot;color:#676767&quot;&gt;-&lt;/span&gt; fractal&lt;span style=&quot;color:#676767&quot;&gt;-&amp;gt;&lt;/span&gt;transformCommon&lt;span style=&quot;color:#676767&quot;&gt;.&lt;/span&gt;offset111&lt;span style=&quot;color:#676767&quot;&gt;.&lt;/span&gt;z&lt;span style=&quot;color:#676767&quot;&gt;) -&lt;/span&gt; z&lt;span style=&quot;color:#676767&quot;&gt;.&lt;/span&gt;z&lt;span style=&quot;color:#676767&quot;&gt;;&lt;/span&gt;
  &lt;span style=&quot;color:#676767&quot;&gt;}&lt;/span&gt;

  &lt;span style=&quot;color:#2e8b57; font-weight:bold&quot;&gt;if&lt;/span&gt; &lt;span style=&quot;color:#676767&quot;&gt;(&lt;/span&gt;fractal&lt;span style=&quot;color:#676767&quot;&gt;-&amp;gt;&lt;/span&gt;transformCommon&lt;span style=&quot;color:#676767&quot;&gt;.&lt;/span&gt;functionEnabledAzFalse&lt;span style=&quot;color:#676767&quot;&gt;)&lt;/span&gt;
  &lt;span style=&quot;color:#676767&quot;&gt;{&lt;/span&gt;
    &lt;span style=&quot;color:#2e8b57; font-weight:bold&quot;&gt;if&lt;/span&gt; &lt;span style=&quot;color:#676767&quot;&gt;(&lt;/span&gt;fractal&lt;span style=&quot;color:#676767&quot;&gt;-&amp;gt;&lt;/span&gt;transformCommon&lt;span style=&quot;color:#676767&quot;&gt;.&lt;/span&gt;functionEnabledBx&lt;span style=&quot;color:#676767&quot;&gt;)&lt;/span&gt;
    &lt;span style=&quot;color:#676767&quot;&gt;{&lt;/span&gt;
      &lt;span style=&quot;color:#2e8b57; font-weight:bold&quot;&gt;if&lt;/span&gt; &lt;span style=&quot;color:#676767&quot;&gt;(&lt;/span&gt;&lt;span style=&quot;color:#00008f&quot;&gt;fabs&lt;/span&gt;&lt;span style=&quot;color:#676767&quot;&gt;(&lt;/span&gt;z&lt;span style=&quot;color:#676767&quot;&gt;.&lt;/span&gt;x&lt;span style=&quot;color:#676767&quot;&gt;) &amp;gt;&lt;/span&gt; fractal&lt;span style=&quot;color:#676767&quot;&gt;-&amp;gt;&lt;/span&gt;mandelbox&lt;span style=&quot;color:#676767&quot;&gt;.&lt;/span&gt;foldingLimit&lt;span style=&quot;color:#676767&quot;&gt;)&lt;/span&gt;
      &lt;span style=&quot;color:#676767&quot;&gt;{&lt;/span&gt;
        z&lt;span style=&quot;color:#676767&quot;&gt;.&lt;/span&gt;x &lt;span style=&quot;color:#676767&quot;&gt;=&lt;/span&gt; &lt;span style=&quot;color:#00008f&quot;&gt;sign&lt;/span&gt;&lt;span style=&quot;color:#676767&quot;&gt;(&lt;/span&gt;z&lt;span style=&quot;color:#676767&quot;&gt;.&lt;/span&gt;x&lt;span style=&quot;color:#676767&quot;&gt;) *&lt;/span&gt; fractal&lt;span style=&quot;color:#676767&quot;&gt;-&amp;gt;&lt;/span&gt;mandelbox&lt;span style=&quot;color:#676767&quot;&gt;.&lt;/span&gt;foldingValue &lt;span style=&quot;color:#676767&quot;&gt;-&lt;/span&gt; z&lt;span style=&quot;color:#676767&quot;&gt;.&lt;/span&gt;x&lt;span style=&quot;color:#676767&quot;&gt;;&lt;/span&gt;
        &lt;span style=&quot;color:#2929cc&quot;&gt;// aux.color += fractal-&amp;gt;mandelbox.color.factor.x;&lt;/span&gt;
      &lt;span style=&quot;color:#676767&quot;&gt;}&lt;/span&gt;
    &lt;span style=&quot;color:#676767&quot;&gt;}&lt;/span&gt;
    &lt;span style=&quot;color:#2e8b57; font-weight:bold&quot;&gt;if&lt;/span&gt; &lt;span style=&quot;color:#676767&quot;&gt;(&lt;/span&gt;fractal&lt;span style=&quot;color:#676767&quot;&gt;-&amp;gt;&lt;/span&gt;transformCommon&lt;span style=&quot;color:#676767&quot;&gt;.&lt;/span&gt;functionEnabledBy&lt;span style=&quot;color:#676767&quot;&gt;)&lt;/span&gt;
    &lt;span style=&quot;color:#676767&quot;&gt;{&lt;/span&gt;
      &lt;span style=&quot;color:#2e8b57; font-weight:bold&quot;&gt;if&lt;/span&gt; &lt;span style=&quot;color:#676767&quot;&gt;(&lt;/span&gt;&lt;span style=&quot;color:#00008f&quot;&gt;fabs&lt;/span&gt;&lt;span style=&quot;color:#676767&quot;&gt;(&lt;/span&gt;z&lt;span style=&quot;color:#676767&quot;&gt;.&lt;/span&gt;y&lt;span style=&quot;color:#676767&quot;&gt;) &amp;gt;&lt;/span&gt; fractal&lt;span style=&quot;color:#676767&quot;&gt;-&amp;gt;&lt;/span&gt;mandelbox&lt;span style=&quot;color:#676767&quot;&gt;.&lt;/span&gt;foldingLimit&lt;span style=&quot;color:#676767&quot;&gt;)&lt;/span&gt;
      &lt;span style=&quot;color:#676767&quot;&gt;{&lt;/span&gt;
        z&lt;span style=&quot;color:#676767&quot;&gt;.&lt;/span&gt;y &lt;span style=&quot;color:#676767&quot;&gt;=&lt;/span&gt; &lt;span style=&quot;color:#00008f&quot;&gt;sign&lt;/span&gt;&lt;span style=&quot;color:#676767&quot;&gt;(&lt;/span&gt;z&lt;span style=&quot;color:#676767&quot;&gt;.&lt;/span&gt;y&lt;span style=&quot;color:#676767&quot;&gt;) *&lt;/span&gt; fractal&lt;span style=&quot;color:#676767&quot;&gt;-&amp;gt;&lt;/span&gt;mandelbox&lt;span style=&quot;color:#676767&quot;&gt;.&lt;/span&gt;foldingValue &lt;span style=&quot;color:#676767&quot;&gt;-&lt;/span&gt; z&lt;span style=&quot;color:#676767&quot;&gt;.&lt;/span&gt;y&lt;span style=&quot;color:#676767&quot;&gt;;&lt;/span&gt;
        &lt;span style=&quot;color:#2929cc&quot;&gt;// aux.color += fractal-&amp;gt;mandelbox.color.factor.y;&lt;/span&gt;
      &lt;span style=&quot;color:#676767&quot;&gt;}&lt;/span&gt;
    &lt;span style=&quot;color:#676767&quot;&gt;}&lt;/span&gt;
    &lt;span style=&quot;color:#2e8b57; font-weight:bold&quot;&gt;if&lt;/span&gt; &lt;span style=&quot;color:#676767&quot;&gt;(&lt;/span&gt;fractal&lt;span style=&quot;color:#676767&quot;&gt;-&amp;gt;&lt;/span&gt;transformCommon&lt;span style=&quot;color:#676767&quot;&gt;.&lt;/span&gt;functionEnabledBz&lt;span style=&quot;color:#676767&quot;&gt;)&lt;/span&gt;
    &lt;span style=&quot;color:#676767&quot;&gt;{&lt;/span&gt;
      &lt;span style=&quot;color:#2e8b57; font-weight:bold&quot;&gt;double&lt;/span&gt; zLimit &lt;span style=&quot;color:#676767&quot;&gt;=&lt;/span&gt; fractal&lt;span style=&quot;color:#676767&quot;&gt;-&amp;gt;&lt;/span&gt;mandelbox&lt;span style=&quot;color:#676767&quot;&gt;.&lt;/span&gt;foldingLimit &lt;span style=&quot;color:#676767&quot;&gt;*&lt;/span&gt; fractal&lt;span style=&quot;color:#676767&quot;&gt;-&amp;gt;&lt;/span&gt;transformCommon&lt;span style=&quot;color:#676767&quot;&gt;.&lt;/span&gt;scale1&lt;span style=&quot;color:#676767&quot;&gt;;&lt;/span&gt;
      &lt;span style=&quot;color:#2e8b57; font-weight:bold&quot;&gt;double&lt;/span&gt; zValue &lt;span style=&quot;color:#676767&quot;&gt;=&lt;/span&gt; fractal&lt;span style=&quot;color:#676767&quot;&gt;-&amp;gt;&lt;/span&gt;mandelbox&lt;span style=&quot;color:#676767&quot;&gt;.&lt;/span&gt;foldingValue &lt;span style=&quot;color:#676767&quot;&gt;*&lt;/span&gt; fractal&lt;span style=&quot;color:#676767&quot;&gt;-&amp;gt;&lt;/span&gt;transformCommon&lt;span style=&quot;color:#676767&quot;&gt;.&lt;/span&gt;scale1&lt;span style=&quot;color:#676767&quot;&gt;;&lt;/span&gt;
      &lt;span style=&quot;color:#2e8b57; font-weight:bold&quot;&gt;if&lt;/span&gt; &lt;span style=&quot;color:#676767&quot;&gt;(&lt;/span&gt;&lt;span style=&quot;color:#00008f&quot;&gt;fabs&lt;/span&gt;&lt;span style=&quot;color:#676767&quot;&gt;(&lt;/span&gt;z&lt;span style=&quot;color:#676767&quot;&gt;.&lt;/span&gt;z&lt;span style=&quot;color:#676767&quot;&gt;) &amp;gt;&lt;/span&gt; zLimit&lt;span style=&quot;color:#676767&quot;&gt;)&lt;/span&gt;
      &lt;span style=&quot;color:#676767&quot;&gt;{&lt;/span&gt;
        z&lt;span style=&quot;color:#676767&quot;&gt;.&lt;/span&gt;z &lt;span style=&quot;color:#676767&quot;&gt;=&lt;/span&gt; &lt;span style=&quot;color:#00008f&quot;&gt;sign&lt;/span&gt;&lt;span style=&quot;color:#676767&quot;&gt;(&lt;/span&gt;z&lt;span style=&quot;color:#676767&quot;&gt;.&lt;/span&gt;z&lt;span style=&quot;color:#676767&quot;&gt;) *&lt;/span&gt; zValue &lt;span style=&quot;color:#676767&quot;&gt;-&lt;/span&gt; z&lt;span style=&quot;color:#676767&quot;&gt;.&lt;/span&gt;z&lt;span style=&quot;color:#676767&quot;&gt;;&lt;/span&gt;
        &lt;span style=&quot;color:#2929cc&quot;&gt;// aux.color += fractal-&amp;gt;mandelbox.color.factor.z;&lt;/span&gt;
      &lt;span style=&quot;color:#676767&quot;&gt;}&lt;/span&gt;
    &lt;span style=&quot;color:#676767&quot;&gt;}&lt;/span&gt;
  &lt;span style=&quot;color:#676767&quot;&gt;}&lt;/span&gt;
  z &lt;span style=&quot;color:#676767&quot;&gt;=&lt;/span&gt; fractal&lt;span style=&quot;color:#676767&quot;&gt;-&amp;gt;&lt;/span&gt;transformCommon&lt;span style=&quot;color:#676767&quot;&gt;.&lt;/span&gt;rotationMatrix2&lt;span style=&quot;color:#676767&quot;&gt;.&lt;/span&gt;&lt;span style=&quot;color:#00008f&quot;&gt;RotateVector&lt;/span&gt;&lt;span style=&quot;color:#676767&quot;&gt;(&lt;/span&gt;z&lt;span style=&quot;color:#676767&quot;&gt;);&lt;/span&gt;
&lt;span style=&quot;color:#676767&quot;&gt;}&lt;/span&gt;
&lt;/pre&gt;
&lt;/body&gt;</string>
        </property>
        <property name="wordWrap">
         <bool>true</bool>
        </property>
        <property name="openExternalLinks">
         <bool>true</bool>
        </property>
        <property name="textInteractionFlags">
         <set>Qt::LinksAccessibleByMouse|Qt::TextSelectableByMouse</set>
        </property>
       </widget>
      </item>
     </layout>
    </widget>
   </item>
   <item>
    <spacer name="verticalSpacer">
     <property name="orientation">
      <enum>Qt::Vertical</enum>
     </property>
     <property name="sizeHint" stdset="0">
      <size>
       <width>20</width>
       <height>40</height>
      </size>
     </property>
    </spacer>
   </item>
  </layout>
 </widget>
 <customwidgets>
  <customwidget>
   <class>MyDoubleSpinBox</class>
   <extends>QDoubleSpinBox</extends>
   <header>my_double_spin_box.h</header>
  </customwidget>
  <customwidget>
   <class>MyGroupBox</class>
   <extends>QGroupBox</extends>
   <header>my_group_box.h</header>
   <container>1</container>
  </customwidget>
  <customwidget>
   <class>MyCheckBox</class>
   <extends>QCheckBox</extends>
   <header>my_check_box.h</header>
  </customwidget>
 </customwidgets>
 <tabstops>
  <tabstop>spinboxd3_transf_rotation_y</tabstop>
  <tabstop>checkBox_transf_function_enabledx</tabstop>
  <tabstop>spinbox3_transf_offset_000_x</tabstop>
  <tabstop>checkBox_transf_function_enabledy</tabstop>
  <tabstop>spinbox3_transf_offset_000_y</tabstop>
  <tabstop>checkBox_transf_function_enabledz</tabstop>
  <tabstop>spinbox3_transf_offset_000_z</tabstop>
  <tabstop>checkBox_transf_function_enabledAx</tabstop>
  <tabstop>spinbox3_transf_offset_111_x</tabstop>
  <tabstop>checkBox_transf_function_enabledAy</tabstop>
  <tabstop>spinbox3_transf_offset_111_y</tabstop>
  <tabstop>checkBox_transf_function_enabledAz</tabstop>
  <tabstop>spinbox3_transf_offset_111_z</tabstop>
  <tabstop>checkBox_transf_function_enabledBx</tabstop>
  <tabstop>checkBox_transf_function_enabledBy</tabstop>
  <tabstop>checkBox_transf_function_enabledBz</tabstop>
  <tabstop>spinbox_mandelbox_folding_limit</tabstop>
  <tabstop>spinbox_mandelbox_folding_value</tabstop>
  <tabstop>spinboxd3_transf_rotation2_y</tabstop>
  <tabstop>groupCheck_info</tabstop>
 </tabstops>
 <resources/>
 <connections/>
</ui>
